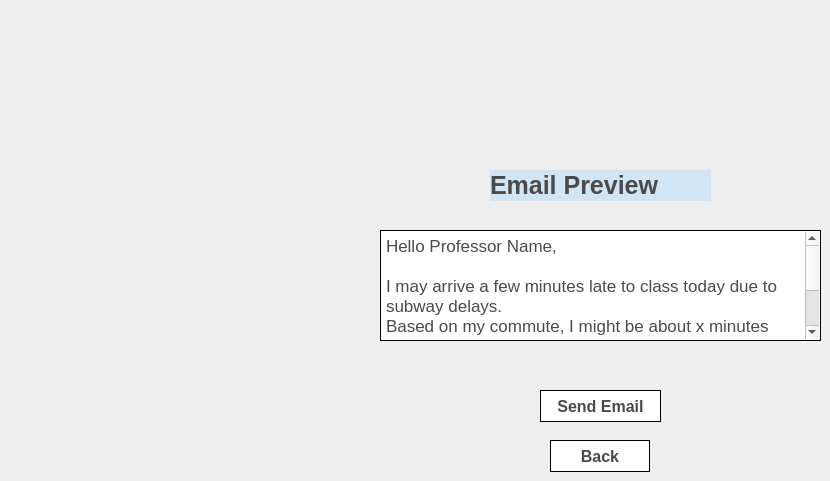
    <widget class="QWidget" name="emailPreviewPage">
     <widget class="QLabel" name="label_2">
      <property name="geometry">
       <rect>
        <x>490</x>
        <y>170</y>
        <width>221</width>
        <height>31</height>
       </rect>
      </property>
      <property name="styleSheet">
       <string notr="true">QLabel#label_2 {
    /* Font: Blocky, Bold, and Big */
    font-size: 25px;
    font-weight: bold;
    font-family: &quot;Courier New&quot;, monospace; /* Use a monospaced font for a blocky look */
    
    /* Colors and Border for the &quot;Title Bar&quot; Look */
    color: #4A4A4A;             /* Dark gray text */
    background-color: #D1E5F4;  /* Light/White background */

}</string>
      </property>
      <property name="text">
       <string>Email Preview</string>
      </property>
     </widget>
     <widget class="QTextEdit" name="emailBodyTextEdit">
      <property name="geometry">
       <rect>
        <x>380</x>
        <y>230</y>
        <width>441</width>
        <height>111</height>
       </rect>
      </property>
      <property name="styleSheet">
       <string notr="true">QTextEdit {
    /* 1. Background Color */
    background-color: #FFFFFF;        /* Sets the background to White */
    
    /* 2. Text Color and Font */
    color: #4A4A4A;                   /* Dark gray text color */
    font-family: &quot;Courier New&quot;, monospace; /* Your preferred retro font */
    font-size: 13px;                  /* Sets the font size to 13 pixels */
    font-weight: 500;
    
    /* 3. Border (To match your retro theme) */
    border: 1px solid #000000;
    border-radius: 0px;
    padding: 1px;                     /* Padding inside the box */
}</string>
      </property>
      <property name="html">
       <string>&lt;!DOCTYPE HTML PUBLIC &quot;-//W3C//DTD HTML 4.0//EN&quot; &quot;http://www.w3.org/TR/REC-html40/strict.dtd&quot;&gt;
&lt;html&gt;&lt;head&gt;&lt;meta name=&quot;qrichtext&quot; content=&quot;1&quot; /&gt;&lt;meta charset=&quot;utf-8&quot; /&gt;&lt;style type=&quot;text/css&quot;&gt;
p, li { white-space: pre-wrap; }
hr { height: 1px; border-width: 0; }
li.unchecked::marker { content: &quot;\2610&quot;; }
li.checked::marker { content: &quot;\2612&quot;; }
&lt;/style&gt;&lt;/head&gt;&lt;body style=&quot; font-family:'Courier New','monospace'; font-size:13px; font-weight:500; font-style:normal;&quot;&gt;
&lt;p style=&quot; margin-top:0px; margin-bottom:0px; margin-left:0px; margin-right:0px; -qt-block-indent:0; text-indent:0px;&quot;&gt;&lt;span style=&quot; font-family:'.AppleSystemUIFont'; font-size:13pt; font-weight:400;&quot;&gt;Hello Professor Name,&lt;/span&gt;&lt;/p&gt;
&lt;p style=&quot;-qt-paragraph-type:empty; margin-top:0px; margin-bottom:0px; margin-left:0px; margin-right:0px; -qt-block-indent:0; text-indent:0px; font-family:'.AppleSystemUIFont'; font-size:13pt; font-weight:400;&quot;&gt;&lt;br /&gt;&lt;/p&gt;
&lt;p style=&quot; margin-top:0px; margin-bottom:0px; margin-left:0px; margin-right:0px; -qt-block-indent:0; text-indent:0px;&quot;&gt;&lt;span style=&quot; font-family:'.AppleSystemUIFont'; font-size:13pt; font-weight:400;&quot;&gt;I may arrive a few minutes late to class today due to subway delays.&lt;/span&gt;&lt;/p&gt;
&lt;p style=&quot; margin-top:0px; margin-bottom:0px; margin-left:0px; margin-right:0px; -qt-block-indent:0; text-indent:0px;&quot;&gt;&lt;span style=&quot; font-family:'.AppleSystemUIFont'; font-size:13pt; font-weight:400;&quot;&gt;Based on my commute, I might be about x minutes late.&lt;/span&gt;&lt;/p&gt;
&lt;p style=&quot;-qt-paragraph-type:empty; margin-top:0px; margin-bottom:0px; margin-left:0px; margin-right:0px; -qt-block-indent:0; text-indent:0px; font-family:'.AppleSystemUIFont'; font-size:13pt; font-weight:400;&quot;&gt;&lt;br /&gt;&lt;/p&gt;
&lt;p style=&quot; margin-top:0px; margin-bottom:0px; margin-left:0px; margin-right:0px; -qt-block-indent:0; text-indent:0px;&quot;&gt;&lt;span style=&quot; font-family:'.AppleSystemUIFont'; font-size:13pt; font-weight:400;&quot;&gt;Best regards,&lt;/span&gt;&lt;/p&gt;
&lt;p style=&quot; margin-top:0px; margin-bottom:0px; margin-left:0px; margin-right:0px; -qt-block-indent:0; text-indent:0px;&quot;&gt;&lt;span style=&quot; font-family:'.AppleSystemUIFont'; font-size:13pt; font-weight:400;&quot;&gt;Student Name&lt;/span&gt;&lt;/p&gt;&lt;/body&gt;&lt;/html&gt;</string>
      </property>
     </widget>
     <widget class="QPushButton" name="sendEmailButton">
      <property name="geometry">
       <rect>
        <x>540</x>
        <y>390</y>
        <width>121</width>
        <height>32</height>
       </rect>
      </property>
      <property name="styleSheet">
       <string notr="true">QPushButton {
    padding: 4px 13px; 
    font-size: 16px; 
    background-color: #FFFFFF;
    color: #4A4A4A;  
    border: 1px solid #000000; 
    border-radius: 0px;  
    font-family: &quot;Courier New&quot;, monospace;
    font-weight: 500;
}

QPushButton:pressed {
    background-color: #E0E0E0; 
    padding: 18px 27px 12px 33px;
}</string>
      </property>
      <property name="text">
       <string>Send Email</string>
      </property>
     </widget>
     <widget class="QPushButton" name="backToResultButton">
      <property name="geometry">
       <rect>
        <x>550</x>
        <y>440</y>
        <width>100</width>
        <height>32</height>
       </rect>
      </property>
      <property name="styleSheet">
       <string notr="true">QPushButton {
    /* 1. Size Increase (Bigger Button) */
    padding: 4px 13px;             /* Increased padding to make the button area bigger */
    font-size: 16px;                /* Slightly larger font size */
    
    /* 2. Colors: White Background */
    background-color: #FFFFFF;      /* Pure White background */
    color: #4A4A4A;                 /* Dark gray text (keeps the retro dark outline text) */
    
    /* 3. Border and Font (Same as before) */
    border: 1px solid #000000;      /* Thick black border */
    border-radius: 0px;             /* Sharp corners */
    font-family: &quot;Courier New&quot;, monospace;
    font-weight: 500;
}

/* 4. Pressed State (Ensures the click animation still works with the new color) */
QPushButton:pressed {
    /* Slightly darker gray/off-white when pressed */
    background-color: #E0E0E0; 
    
    /* Shift the button's content to simulate a physical click */
    padding: 18px 27px 12px 33px; /* Adjusted padding values for the new size */
}</string>
      </property>
      <property name="text">
       <string>Back</string>
      </property>
     </widget>
    </widget>
